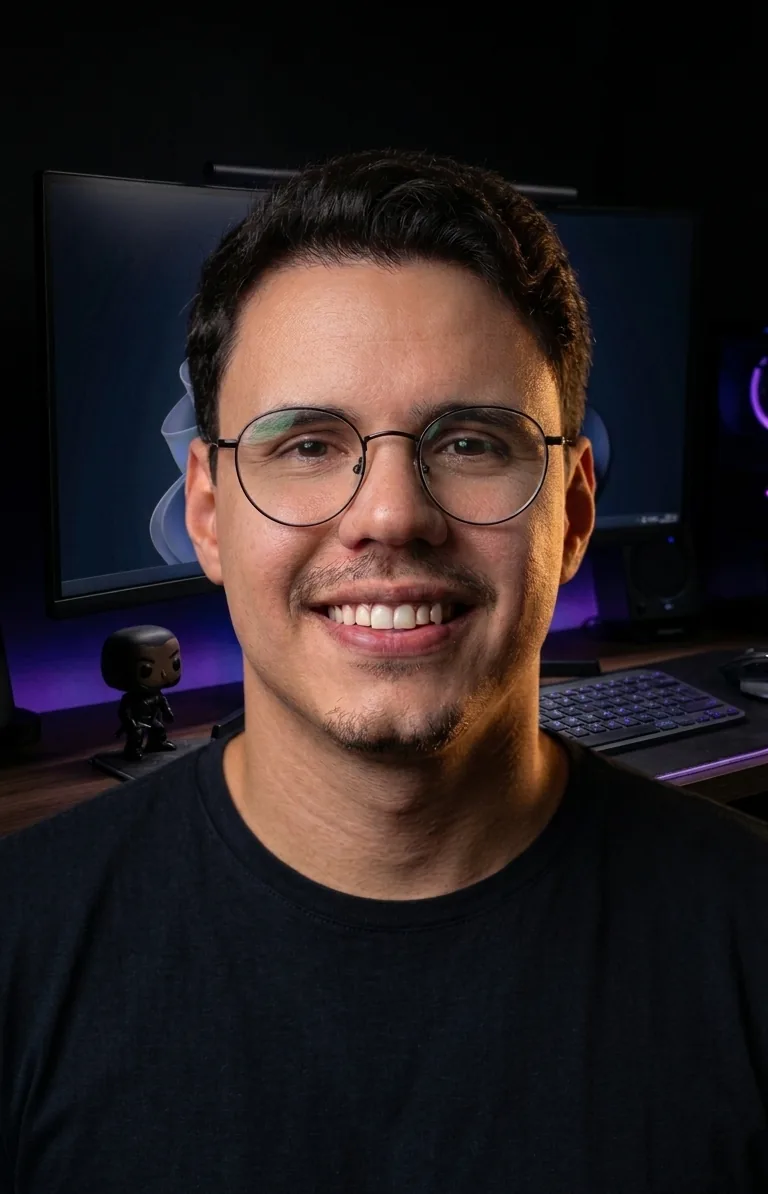
#> input picture assets/fotoperfil.webp, 768 x 1194 px, given in place of fotoperfil.png, which was not available
$ python optimize-images.py
#> lines starting #> are read from the running program, lines starting #| are printed output that depends on the picture; pictures that were not available may be replaced by others from this repository, and a replacement may not be noted
"""
Reprocessa as imagens do site: gera os .webp otimizados e a og-image.jpg.

Uso (na raiz do projeto):
    pip install pillow
    python tools/optimize-images.py

Fontes esperadas em _originals/:
    fotoperfil.png       (foto do hero)
    fotoperfil_robo.png  (versão robótica/IA)

Saída em assets/:
    fotoperfil.webp, fotoperfil_robo.webp, og-image.jpg
"""
import os
from PIL import Image, ImageDraw, ImageFont, ImageFilter

ROOT = os.path.dirname(os.path.dirname(os.path.abspath(__file__)))
SRC = os.path.join(ROOT, "_originals")
ASSETS = os.path.join(ROOT, "public", "assets")
BASE = os.path.join(SRC, "fotoperfil.png")
ROBO = os.path.join(SRC, "fotoperfil_robo.png")


def to_webp(src, dst, max_w, quality):
#> called with src = '_originals/fotoperfil.png', dst = 'public/assets/fotoperfil.webp', max_w = 900, quality = 82
    im = Image.open(src).convert("RGB")
#> im is the input picture: PIL image 768x1194 RGB; mean R, G, B 41.8, 32.8, 33.6
    if im.width > max_w:
        h = round(im.height * max_w / im.width)
        im = im.resize((max_w, h), Image.LANCZOS)
    im.save(dst, "WEBP", quality=quality, method=6)
    print(f"  {os.path.basename(dst)}: {os.path.getsize(dst)/1024:.0f} KB  ({im.width}x{im.height})")
#|   fotoperfil.webp: 44 KB  (768x1194)
#> call 2 of to_webp, with src = '_originals/fotoperfil_robo.png', dst = 'public/assets/fotoperfil_robo.webp', max_w = 900, quality = 80
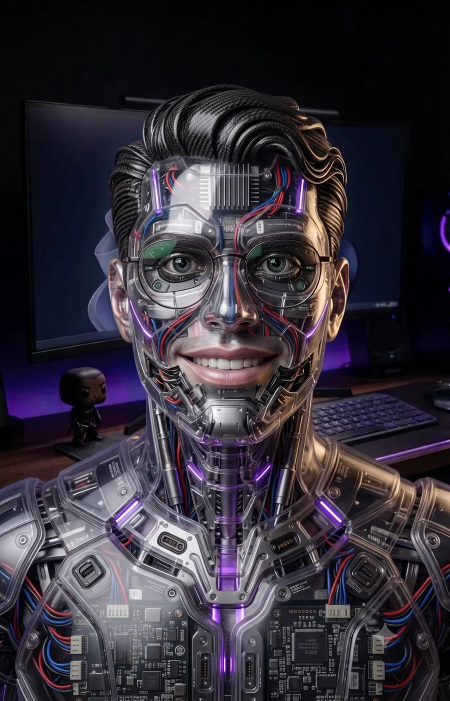
#> input picture assets/fotoperfil_robo.webp, 900 x 1401 px, given in place of fotoperfil_robo.png, which was not available (shown at 1/2 size)
#> in to_webp, im is the input picture: PIL image 900x1401 RGB; mean R, G, B 53, 48, 57.8
#|   fotoperfil_robo.webp: 154 KB  (900x1401)


def load_font(names, size):
    for n in names:
        p = os.path.join(r"C:\Windows\Fonts", n)
        if os.path.exists(p):
            try:
                return ImageFont.truetype(p, size)
            except Exception:
                pass
    return ImageFont.load_default()


def build_og():
    BG, CREAM, DIM, VIOLET = (9, 7, 15), (236, 233, 245), (150, 146, 170), (139, 108, 255)
    W, H = 1200, 630
    og = Image.new("RGB", (W, H), BG)

    glow = Image.new("RGB", (W, H), BG)
    ImageDraw.Draw(glow).ellipse([-200, -260, 520, 360], fill=(30, 22, 60))
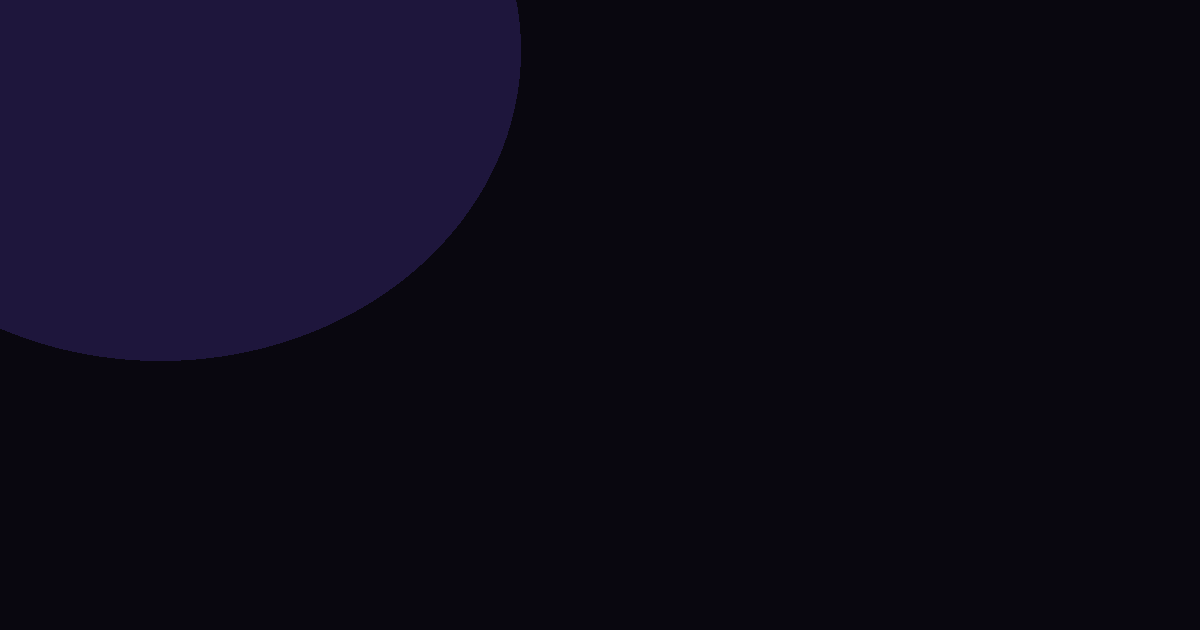
#> glow: PIL image 1200x630 RGB; mean R, G, B 13.5, 10.2, 24.7
    og = Image.blend(og, glow.filter(ImageFilter.GaussianBlur(120)), 0.9)

    photo = Image.open(BASE).convert("RGB")
    panel_w = 470
    scale = max(panel_w / photo.width, H / photo.height)
#> scale = 0.612
    photo = photo.resize((int(photo.width * scale), int(photo.height * scale)), Image.LANCZOS)
    top = max(0, (photo.height - H) // 2)
#> top = 50
    photo = photo.crop((0, top, panel_w, top + H))
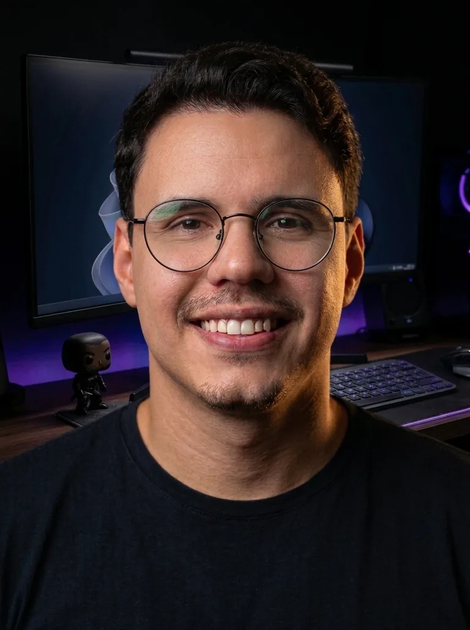
#> photo: PIL image 470x630 RGB; mean R, G, B 47.5, 36.7, 37.3
    px = W - panel_w
    og.paste(photo, (px, 0))
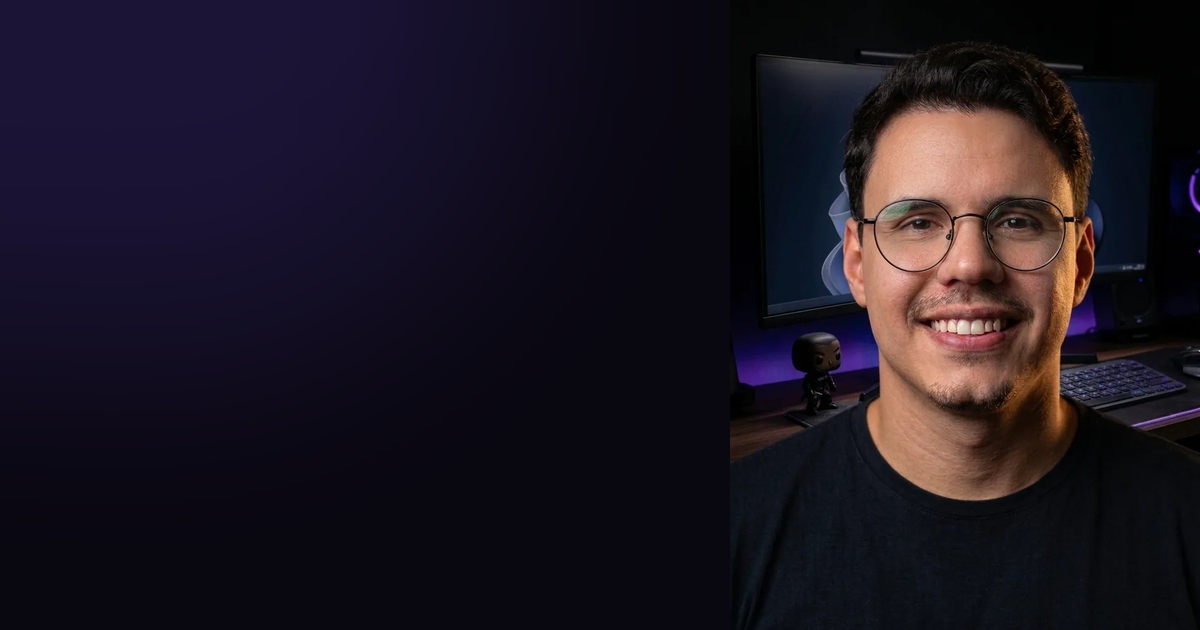
#> og: PIL image 1200x630 RGB; mean R, G, B 27.8, 21.2, 32.1

    grad = Image.new("L", (180, H), 0)
#> grad: PIL image 180x630 L; every value is 0
    for x in range(180):
        grad.paste(int(255 * (1 - x / 180)), (x, 0, x + 1, H))
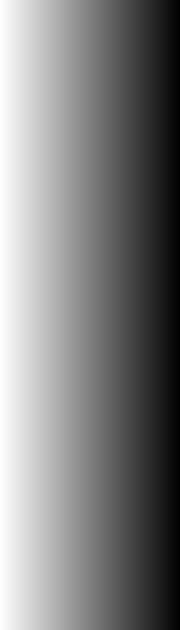
#> grad: PIL image 180x630 L; min 1, max 255, mean 127.7
    og.paste(Image.new("RGB", (180, H), BG), (px, 0), grad)
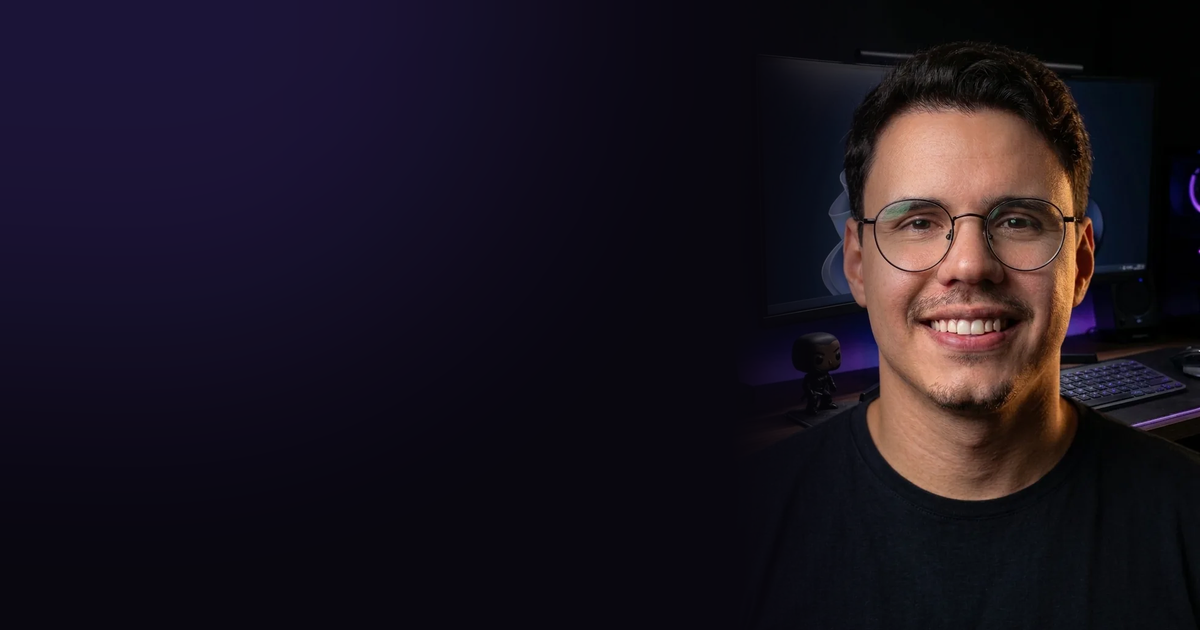
#> og: PIL image 1200x630 RGB; mean R, G, B 26.9, 20.2, 31

    d = ImageDraw.Draw(og)
    X = 72
    d.text((X, 118), "TECNOLOGIA · DESENVOLVIMENTO · AUTOMAÇÃO", font=load_font(["seguisb.ttf", "segoeui.ttf"], 22), fill=VIOLET)
    d.text((X, 165), "Mateus Oliveira", font=load_font(["segoeuib.ttf", "arialbd.ttf"], 74), fill=CREAM)
    d.text((X, 268), "Analista de TI & Desenvolvedor Full-Stack", font=load_font(["segoeui.ttf", "arial.ttf"], 33), fill=CREAM)
    d.text((X, 330), "Sites · Landing Pages · Dashboards · Automação · Chatbots", font=load_font(["seguisb.ttf", "segoeui.ttf"], 27), fill=VIOLET)
    d.text((X, 470), "Natal/RN · Atendimento remoto, Brasil e exterior", font=load_font(["segoeui.ttf", "arial.ttf"], 22), fill=DIM)
    d.rectangle([X, 150, X + 46, 156], fill=VIOLET)

    dst = os.path.join(ASSETS, "og-image.jpg")
    og.save(dst, "JPEG", quality=88)
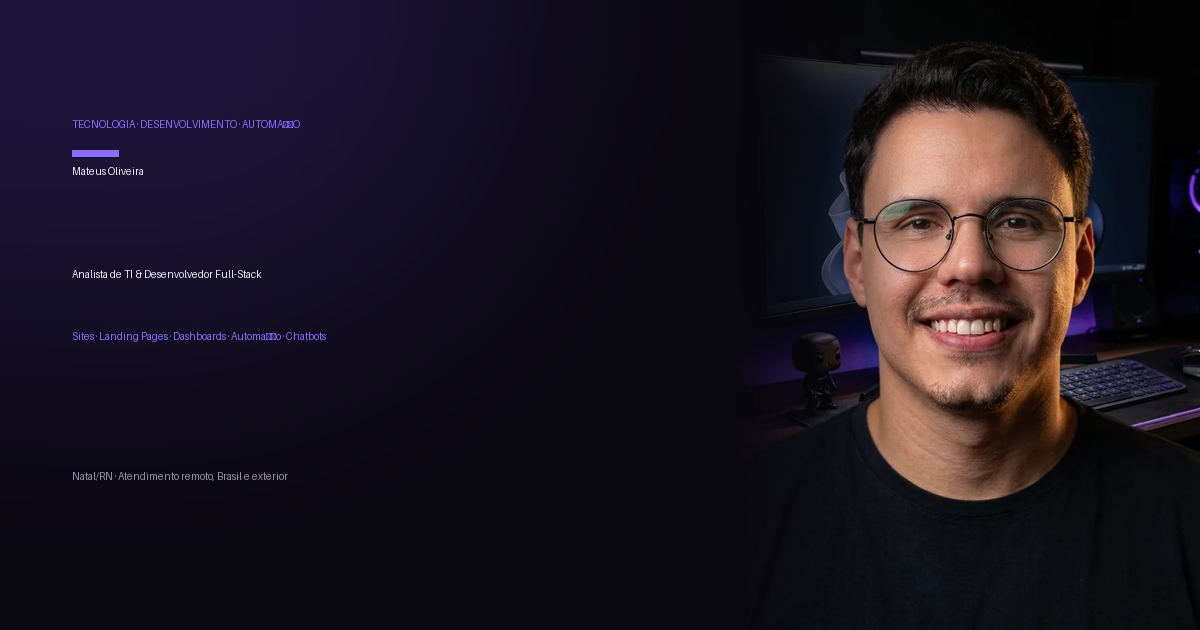
#> saved as og-image.jpg: PIL image 1200x630 RGB; mean R, G, B 27.4, 20.7, 31.7
    print(f"  og-image.jpg: {os.path.getsize(dst)/1024:.0f} KB")


if __name__ == "__main__":
    print("Otimizando imagens...")
    to_webp(BASE, os.path.join(ASSETS, "fotoperfil.webp"), 900, 82)
    to_webp(ROBO, os.path.join(ASSETS, "fotoperfil_robo.webp"), 900, 80)
    build_og()
    print("Concluído.")
